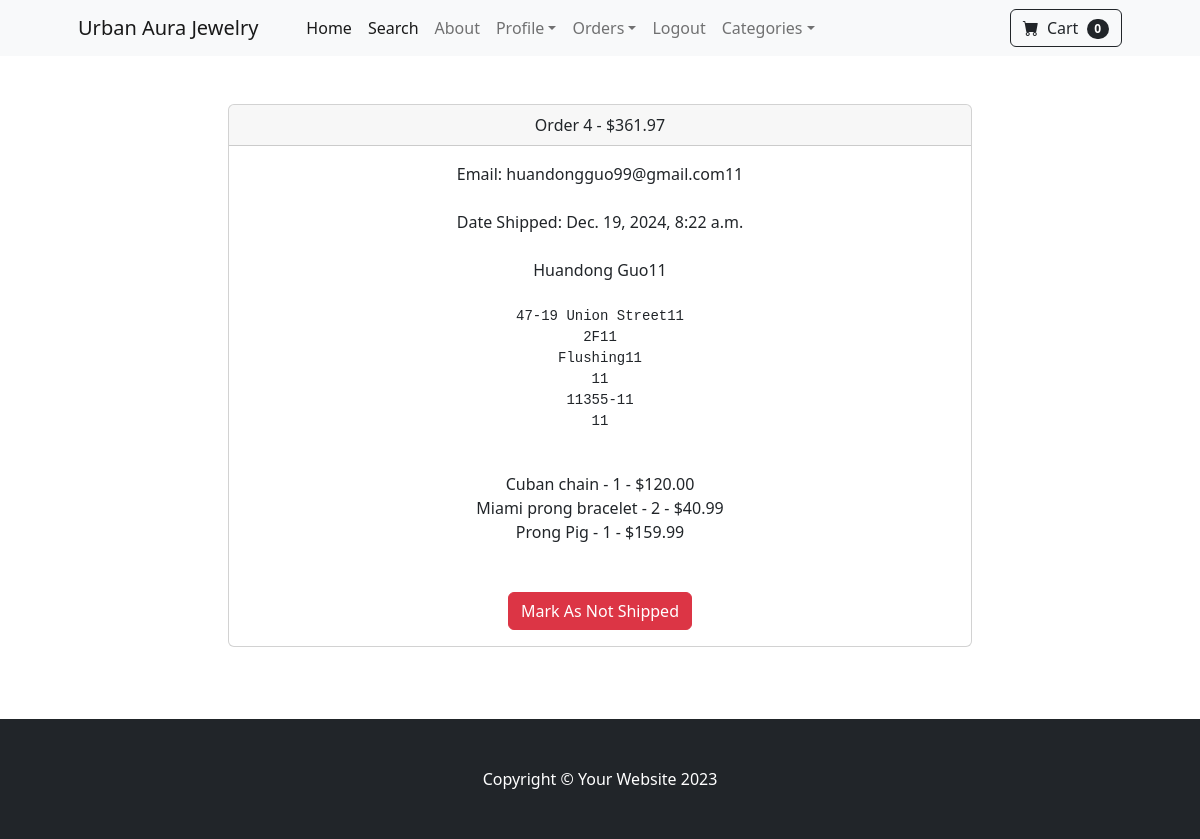
Page /payment/orders/4 (signed in) on the committed database.
### payment/models.py (models this page shows, shortened)
class Order(models.Model):
    user = models.ForeignKey(User, on_delete=models.CASCADE, null=True, blank=True)
    full_name = models.CharField(max_length=250)
    email = models.EmailField(max_length=250)
    shipping_address = models.TextField(max_length=15000)
    amount_paid = models.DecimalField(max_digits=10, decimal_places=2)
    date_ordered = models.DateTimeField(auto_now_add=True)
    shipped = models.BooleanField(default=False)
    date_shipped = models.DateTimeField(blank=True, null=True)

class OrderItems(models.Model):
    order = models.ForeignKey(Order, on_delete=models.CASCADE, null=True)
    product = models.ForeignKey(Product, on_delete=models.CASCADE, null=True)
    user = models.ForeignKey(User, on_delete=models.CASCADE, null=True, blank=True)
    quantity = models.PositiveBigIntegerField(default=1)
    price = models.DecimalField(max_digits=10, decimal_places=2)

### store/models.py (models this page shows)
class Product(models.Model):
    name = models.CharField(max_length=100)
    price = models.DecimalField(default=0, decimal_places=2, max_digits=6)
    category = models.ForeignKey(Category, on_delete=models.CASCADE, default=1)
    description = models.CharField(max_length=250, default='', blank=True, null=True)
    image = models.ImageField(upload_to='uploads/product/')
    is_sale = models.BooleanField(default=False)
    sale_price = models.DecimalField(default=0, decimal_places=2, max_digits=6)
    def __str__(self):
        return self.name

### payment/views.py (the view, shortened to what this page needs)
# urls.py: path('orders/<int:pk>', views.orders, name='orders'),
def orders(request, pk):
    if request.user.is_authenticated and request.user.is_superuser:
        order = Order.objects.get(id=pk)
        items = OrderItems.objects.filter(order=pk)
        return render(request, 'payment/orders.html', {"order": order, "items": items})
    else:
        messages.success(request, "Access Denied!")
        return redirect('home')

### cart/cart.py (called while the page is built)
    def __len__(self):
        return len(self.cart)

### cart/context_processors.py (called while the page is built)
def cart(request):
    return {'cart': Cart(request)}

### payment/templates/payment/orders.html (shortened to what this page needs)
{% extends 'base.html' %}
{% block content %}
        <div class ="container" >
            <div class = "row" >
                <center>
                    <div class = "col-8">
                        <br/><br/>
                        <div class="card">
                          <div class="card-header">
                            Order {{ order.id }} - ${{ order.amount_paid }}
                          </div>
                          <div class="card-body">
                              Email: {{ order.email }}<br/><br/>
                              {% if order.date_shipped %}
                                Date Shipped: {{ order.date_shipped }}
                              {% else %}
                                Date Ordered: {{order.date_ordered}}
                              {% endif %}
                              <br/><br/>
                              {{ order.full_name }}<br/><br/>
                              <pre>{{ order.shipping_address }}</pre>
                              <br/>
                              {% for item in items %}
                                {{item.product}} - {{item.quantity}} - ${{item.price}} <br/>
                              {% endfor %}
                              <br/><br/>
                              {% if not order.shipped %}
                              <form method="POST">
                                  {% csrf_token %}
                                  <input type="hidden" name="shipping_status" value="true">
                                  <button type="submit" class="btn btn-success"> Mark As Shipped</button>
                              </form>
                                  {% else %}
                              <form method="POST">
                                  <button type="submit" class="btn btn-danger"> Mark As Not Shipped</button>
                              </form>
                                  {% endif %}
                         </div>
                        </div>
                        <br/>
                        <br/><br/>
                    </div>
                </center>
            </div>
        </div>
{% endblock %}

### rows in the picture
Order: id "4", amount_paid "361.97", email "huandongguo99@gmail.com11", date_shipped "Dec. 19, 2024, 8:22 a.m.", full_name "Huandong Guo11", shipping_address "47-19 Union Street11 2F11 Flushing11 11 11355-11 11"
OrderItems: product "Cuban chain", quantity "1", price "120.00"
OrderItems: product "Miami prong bracelet", quantity "2", price "40.99"
OrderItems: product "Prong Pig", quantity "1", price "159.99"

### other values in the picture
{{ cart|length }} "0"
